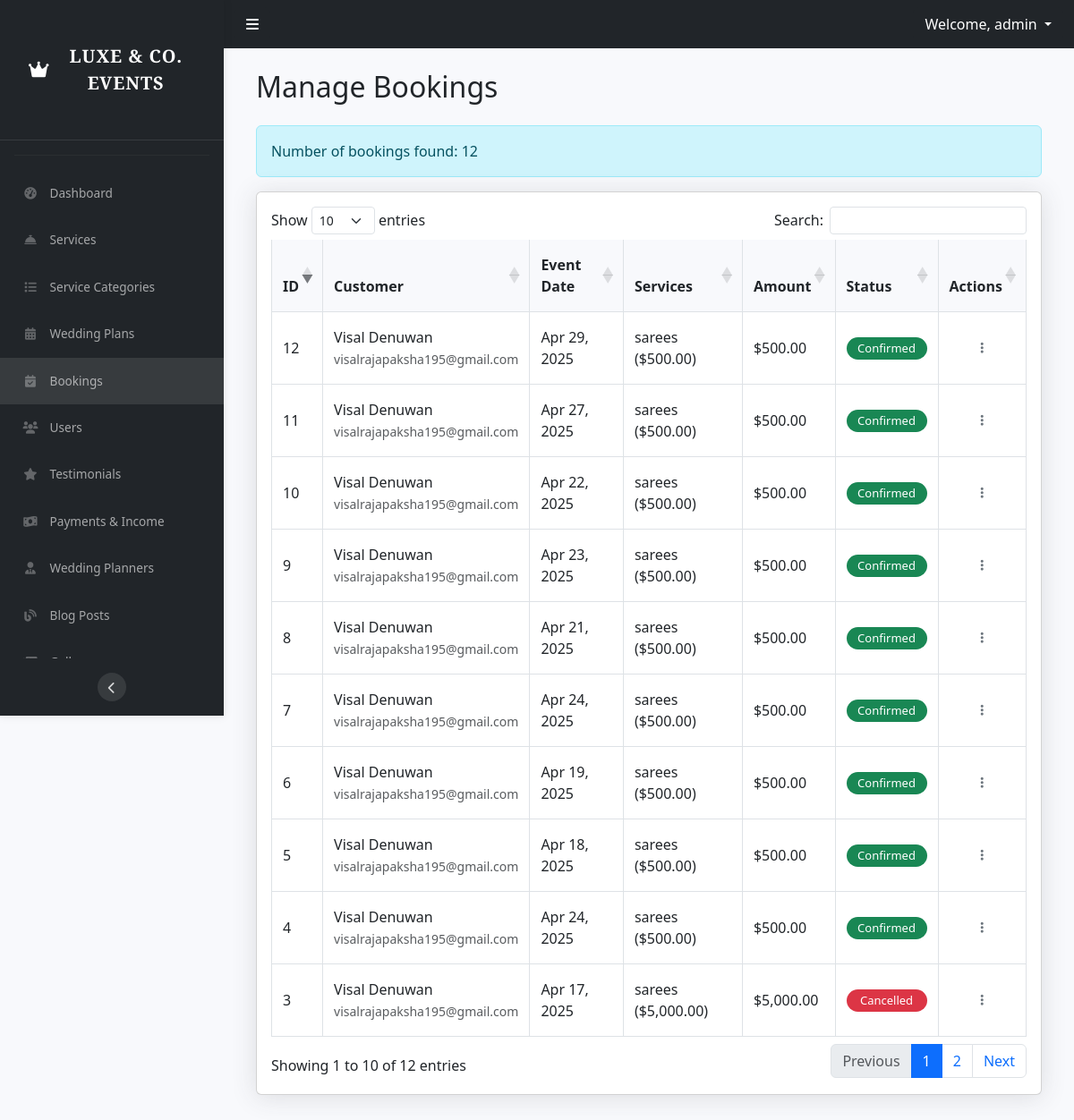
The app's page /admin/bookings.php (signed in) with its own data.
### tables this page shows
CREATE TABLE `bookings` (
  `id` int(11) NOT NULL,
  `user_id` int(11) DEFAULT NULL,
  `service_id` int(11) DEFAULT NULL,
  `booking_date` date NOT NULL,
  `event_date` date NOT NULL,
  `guest_count` int(11) DEFAULT NULL,
  `status` enum('pending','confirmed','cancelled') DEFAULT 'pending',
  `total_amount` decimal(10,2) NOT NULL,
  `created_at` timestamp NOT NULL DEFAULT current_timestamp(),
  `service_ids` text DEFAULT NULL,
  `service_quantities` text DEFAULT NULL,
  `service_prices` text DEFAULT NULL,
  `special_requests` text DEFAULT NULL
);

CREATE TABLE `users` (
  `id` int(11) NOT NULL,
  `username` varchar(50) NOT NULL,
  `password` varchar(255) NOT NULL,
  `email` varchar(100) NOT NULL,
  `full_name` varchar(100) DEFAULT NULL,
  `phone` varchar(20) DEFAULT NULL,
  `profile_image` varchar(255) DEFAULT NULL,
  `role` enum('user','admin') DEFAULT 'user',
  `created_at` timestamp NOT NULL DEFAULT current_timestamp(),
  `updated_at` timestamp NOT NULL DEFAULT current_timestamp() ON UPDATE current_timestamp()
);

### admin/bookings.php (the view, shortened to what this page needs)
<?php
require_once 'includes/header.php';
$query = "
    SELECT b.*,
           u.full_name as customer_name,
           u.email as customer_email,
           GROUP_CONCAT(s.name ORDER BY FIND_IN_SET(s.id, b.service_ids)) as service_names,
           b.service_quantities,
           b.service_prices,
           b.total_amount,
           b.event_date,
           b.special_requests
    FROM bookings b
    JOIN users u ON b.user_id = u.id
    LEFT JOIN services s ON FIND_IN_SET(s.id, b.service_ids)
    GROUP BY b.id
    ORDER BY b.created_at DESC";
$bookings = $conn->query($query);
?>
<div class="container-fluid">
    <h2 class="mb-4">Manage Bookings</h2>
    <?php if ($bookings): ?>
    <div class="alert alert-info">
        Number of bookings found: <?php echo $bookings->num_rows; ?>
    </div>
    <?php endif; ?>
    <div class="card shadow mb-4">
        <div class="card-body">
            <div class="table-responsive">
                <table class="table table-bordered" id="bookingsTable" width="100%" cellspacing="0">
                    <thead>
                        <tr>
                            <th>ID</th>
                            <th>Customer</th>
                            <th>Event Date</th>
                            <th>Services</th>
                            <th>Amount</th>
                            <th>Status</th>
                            <th>Actions</th>
                        </tr>
                    </thead>
                    <tbody>
                        <?php while ($booking = $bookings->fetch_assoc()): ?>
                            <tr>
                                <td><?php echo $booking['id']; ?></td>
                                <td>
                                    <?php echo htmlspecialchars($booking['customer_name']); ?><br>
                                    <small class="text-muted"><?php echo htmlspecialchars($booking['customer_email']); ?></small>
                                </td>
                                <td><?php echo date('M d, Y', strtotime($booking['event_date'])); ?></td>
                                <td>
                                    <?php
                                    $service_ids = $booking['service_ids'] ?? '';
                                    $service_prices = $booking['service_prices'] ?? '';
                                    if (!empty($service_ids) && !empty($service_prices)) {
                                        $service_id_array = explode(',', $service_ids);
                                        $service_price_array = explode(',', $service_prices);
                                        $service_names = [];
                                        foreach ($service_id_array as $service_id) {
                                            $service_query = "SELECT name FROM services WHERE id = ?";
                                            $stmt = $conn->prepare($service_query);
                                            $stmt->bind_param("i", $service_id);
                                            $stmt->execute();
                                            $result = $stmt->get_result();
                                            if ($service = $result->fetch_assoc()) {
                                                $service_names[] = $service['name'];
                                            }
                                        }
                                        foreach ($service_names as $index => $name) {
                                            echo htmlspecialchars($name);
                                            if (isset($service_price_array[$index])) {
                                                echo " ($" . number_format((float)$service_price_array[$index], 2) . ")";
                                            }
                                        }
                                    } else {
                                        echo "No services";
                                    }
                                    ?>
                                </td>
                                <td>$<?php echo number_format($booking['total_amount'], 2); ?></td>
                                <td>
                                    <?php
                                    $statusClass = '';
                                    $statusText = ucfirst($booking['status']);
                                    switch($booking['status']) {
                                        case 'confirmed':
                                            $statusClass = 'bg-success';
                                            break;
                                        case 'cancelled':
                                            $statusClass = 'bg-danger';
                                            break;
                                    }
                                    ?>
                                    <span class="badge rounded-pill <?php echo $statusClass; ?>">
                                        <?php echo $statusText; ?>
                                    </span>
                                </td>
                                <td>
                                    <div class="d-flex justify-content-center">
                                        <div class="dropdown">
                                            <button type="button" class="btn btn-sm status-btn"
                                                    data-bs-toggle="dropdown">
                                                <i class="fas fa-ellipsis-v"></i>
                                            </button>
                                        </div>
                                    </div>
                                </td>
                            </tr>
                        <?php endwhile; ?>
                    </tbody>
                </table>
            </div>
        </div>
    </div>
</div>
<?php require_once 'includes/footer.php'; ?>

### admin/assets/css/admin-style.css (style rules this page uses)
body { background: #f8f9fc; }
.table-responsive { margin: 0; }
.table th { background-color: #f8f9fc; border-top: none; }
.shadow { box-shadow: 0 .15rem 1.75rem 0 rgba(58,59,69,.15) !important; }

### admin/includes/header.php (style rules this page uses)
body { overflow-x: hidden; }

### admin/bookings.php (style rules this page uses)
.badge { font-weight: 500; padding: 6px 12px; font-size: 13px; border-radius: 50px; text-transform: capitalize; border: none; }
.bg-success { background-color: #198754 !important; color: white; }
.bg-danger { background-color: #dc3545 !important; color: white; }
td .badge { display: inline-block; min-width: 90px; text-align: center; }
.status-btn { width: 32px; height: 32px; padding: 0; border: none; background: transparent; color: #6c757d; display: flex; align-items: center; justify-content: center; }
#bookingsTable td { vertical-align: middle; }
.table > :not(caption) > * > * { padding: 1rem 0.75rem; }

### records on screen
bookings: id "12", user.full_name "Visal Denuwan", user.email "visalrajapaksha195@gmail.com", event_date "Apr 29, 2025", name "sarees", service_prices "500.00", total_amount "500.00", status "Confirmed"
bookings: id "11", user.full_name "Visal Denuwan", user.email "visalrajapaksha195@gmail.com", event_date "Apr 27, 2025", name "sarees", service_prices "500.00", total_amount "500.00", status "Confirmed"
bookings: id "10", user.full_name "Visal Denuwan", user.email "visalrajapaksha195@gmail.com", event_date "Apr 22, 2025", name "sarees", service_prices "500.00", total_amount "500.00", status "Confirmed"
bookings: id "9", user.full_name "Visal Denuwan", user.email "visalrajapaksha195@gmail.com", event_date "Apr 23, 2025", name "sarees", service_prices "500.00", total_amount "500.00", status "Confirmed"
bookings: id "8", user.full_name "Visal Denuwan", user.email "visalrajapaksha195@gmail.com", event_date "Apr 21, 2025", name "sarees", service_prices "500.00", total_amount "500.00", status "Confirmed"
bookings: id "7", user.full_name "Visal Denuwan", user.email "visalrajapaksha195@gmail.com", event_date "Apr 24, 2025", name "sarees", service_prices "500.00", total_amount "500.00", status "Confirmed"
bookings: id "6", user.full_name "Visal Denuwan", user.email "visalrajapaksha195@gmail.com", event_date "Apr 19, 2025", name "sarees", service_prices "500.00", total_amount "500.00", status "Confirmed"
bookings: id "5", user.full_name "Visal Denuwan", user.email "visalrajapaksha195@gmail.com", event_date "Apr 18, 2025", name "sarees", service_prices "500.00", total_amount "500.00", status "Confirmed"
bookings: id "4", user.full_name "Visal Denuwan", user.email "visalrajapaksha195@gmail.com", event_date "Apr 24, 2025", name "sarees", service_prices "500.00", total_amount "500.00", status "Confirmed"
bookings: id "3", user.full_name "Visal Denuwan", user.email "visalrajapaksha195@gmail.com", event_date "Apr 17, 2025", name "sarees", service_prices "5,000.00", total_amount "5,000.00", status "Cancelled"

### other values on screen
$_SESSION['admin']['username'] "admin"
$bookings->num_rows "12"
